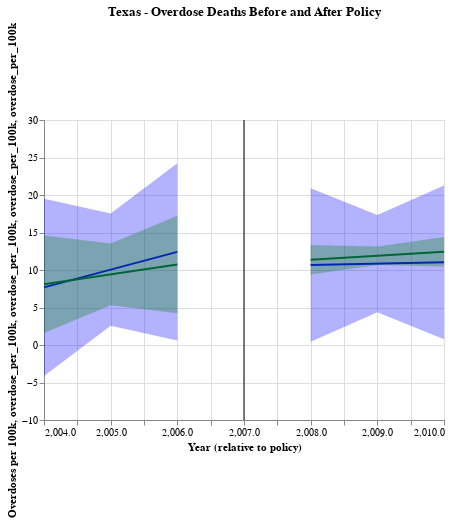

Write notebook code for a chart like this one.
### Code cell
comp_before, comp_after = get_charts(b4 = comp_b4_preds, after = comp_after_preds, title_b4 = "deaths before policy", title_after="deaths after policy", color="green")
base_before + base_after + comp_before + comp_after + line + tx_b4_bands + tx_after_bands + comp_b4_bands + comp_after_bands

### Figure 1 — Vega-Lite specification as saved in the notebook (floating-point values rounded to 4 significant figures)
{"config": {"view": {"continuousWidth": 400, "continuousHeight": 300}}, "layer": [{"data": {"name": "data-fe7c419fd14b5753974ad19cd871ade5"}, "mark": "line", "encoding": {"color": {"value": "blue"}, "x": {"field": "Year", "scale": {"zero": false}, "type": "quantitative"}, "y": {"field": "overdose_per_100k", "scale": {"zero": false}, "type": "quantitative"}}, "title": "Texas - Overdose Deaths Before and After Policy", "transform": [{"on": "Year", "regression": "overdose_per_100k"}]}, {"data": {"name": "data-be71de59e69e13ff77033e49d37c52a7"}, "mark": "line", "encoding": {"color": {"value": "blue"}, "x": {"field": "Year", "scale": {"zero": false}, "title": "Year (relative to policy)", "type": "quantitative"}, "y": {"field": "overdose_per_100k", "scale": {"zero": false}, "title": "Overdoses per 100k", "type": "quantitative"}}, "title": "Deaths After Policy Implementation", "transform": [{"on": "Year", "regression": "overdose_per_100k"}]}, {"data": {"name": "data-62d981b68ebd7f65df9a4b0a584a51e9"}, "mark": "line", "encoding": {"color": {"value": "green"}, "x": {"field": "Year", "scale": {"zero": false}, "type": "quantitative"}, "y": {"field": "overdose_per_100k", "scale": {"zero": false}, "type": "quantitative"}}, "title": "deaths before policy", "transform": [{"on": "Year", "regression": "overdose_per_100k"}]}, {"data": {"name": "data-74ccafe748a9450759f9365f6e0db46a"}, "mark": "line", "encoding": {"color": {"value": "green"}, "x": {"field": "Year", "scale": {"zero": false}, "title": "Year (relative to policy)", "type": "quantitative"}, "y": {"field": "overdose_per_100k", "scale": {"zero": false}, "title": "Overdoses per 100k", "type": "quantitative"}}, "title": "deaths after policy", "transform": [{"on": "Year", "regression": "overdose_per_100k"}]}, {"data": {"name": "data-666077794fe9b0ba4baa1b4b43e5789c"}, "mark": "rule", "encoding": {"color": {"field": "color", "scale": null, "type": "nominal"}, "x": {"field": "Date", "type": "quantitative"}}}, {"data": {"name": "data-fe7c419fd14b5753974ad19cd871ade5"}, "mark": "errorband", "encoding": {"color": {"value": "blue"}, "x": {"field": "Year", "type": "quantitative"}, "y": {"field": "ci_low", "title": "overdose_per_100k", "type": "quantitative"}, "y2": {"field": "ci_high"}}}, {"data": {"name": "data-be71de59e69e13ff77033e49d37c52a7"}, "mark": "errorband", "encoding": {"color": {"value": "blue"}, "x": {"field": "Year", "type": "quantitative"}, "y": {"field": "ci_low", "title": "overdose_per_100k", "type": "quantitative"}, "y2": {"field": "ci_high"}}}, {"data": {"name": "data-62d981b68ebd7f65df9a4b0a584a51e9"}, "mark": "errorband", "encoding": {"color": {"value": "green"}, "x": {"field": "Year", "type": "quantitative"}, "y": {"field": "ci_low", "title": "overdose_per_100k", "type": "quantitative"}, "y2": {"field": "ci_high"}}}, {"data": {"name": "data-74ccafe748a9450759f9365f6e0db46a"}, "mark": "errorband", "encoding": {"color": {"value": "green"}, "x": {"field": "Year", "type": "quantitative"}, "y": {"field": "ci_low", "title": "overdose_per_100k", "type": "quantitative"}, "y2": {"field": "ci_high"}}}], "$schema": "https://vega.github.io/schema/vega-lite/v4.17.0.json", "datasets": {"data-fe7c419fd14b5753974ad19cd871ade5": [{"overdose_per_100k": 7.687, "ci_low": -4.135, "ci_high": 19.51, "Year": 2004.0}, {"overdose_per_100k": 10.05, "ci_low": 2.575, "ci_high": 17.53, "Year": 2005.0}, {"overdose_per_100k": 12.42, "ci_low": 0.5959, "ci_high": 24.24, "Year": 2006.0}], "data-be71de59e69e13ff77033e49d37c52a7": [{"overdose_per_100k": 10.68, "ci_low": 0.4395, "ci_high": 20.91, "Year": 2008.0}, {"overdose_per_100k": 10.85, "ci_low": 4.373, "ci_high": 17.32, "Year": 2009.0}, {"overdose_per_100k": 11.02, "ci_low": 0.782, "ci_high": 21.25, "Year": 2010.0}], "data-62d981b68ebd7f65df9a4b0a584a51e9": [{"overdose_per_100k": 8.101, "ci_low": 1.6, "ci_high": 14.6, "Year": 2004.0}, {"overdose_per_100k": 9.413, "ci_low": 5.302, "ci_high": 13.52, "Year": 2005.0}, {"overdose_per_100k": 10.73, "ci_low": 4.225, "ci_high": 17.23, "Year": 2006.0}], "data-74ccafe748a9450759f9365f6e0db46a": [{"overdose_per_100k": 11.37, "ci_low": 9.404, "ci_high": 13.33, "Year": 2008.0}, {"overdose_per_100k": 11.9, "ci_low": 10.66, "ci_high": 13.14, "Year": 2009.0}, {"overdose_per_100k": 12.43, "ci_low": 10.47, "ci_high": 14.39, "Year": 2010.0}], "data-666077794fe9b0ba4baa1b4b43e5789c": [{"Date": 2007, "color": "black"}]}}
